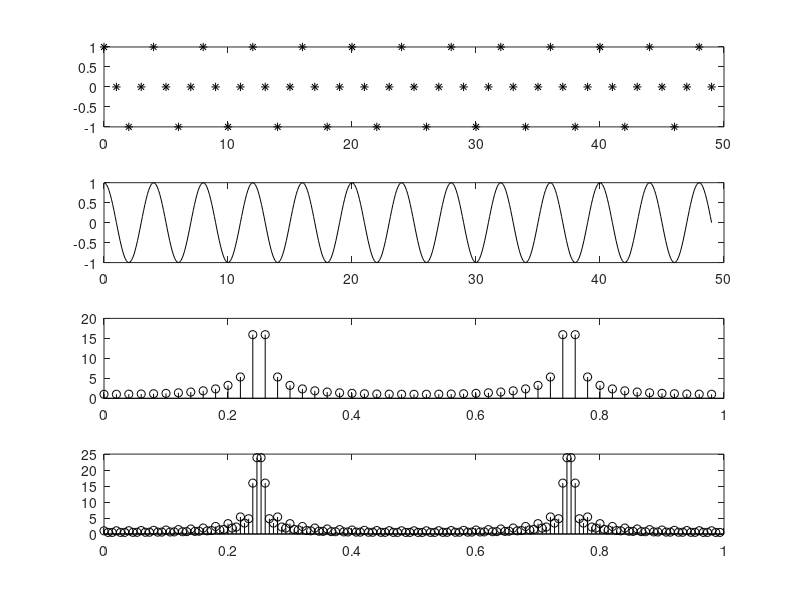

Reproduce this figure in MATLAB.
T=1;
A=1;
phi=0;
N=50;
f=0.25;
n=[0:N-1];
zero_padding=100;

x=A*cos(2*pi*n*f*T+phi);
X=fft(x);

figure(1);
subplot(4,1,1);
plot(n,x,'*k');
ni=[0:.1:N-1];
hold on;


subplot(4,1,2);
plot(ni,A*cos(2*pi*ni*f*T+phi),'-k'); 
grid off;
hold off;


subplot(4,1,3);
mX=abs(X);
fn=[0:1/N:1-1/N];
stem(fn,mX,'ok');



subplot(4,1,4);
x=[ x linspace(0,0,zero_padding)]
X=fft(x);

mX=abs(X);
fn=[0:1/(N+zero_padding):1-1/(N+zero_padding)];
stem(fn,mX,'ok');
